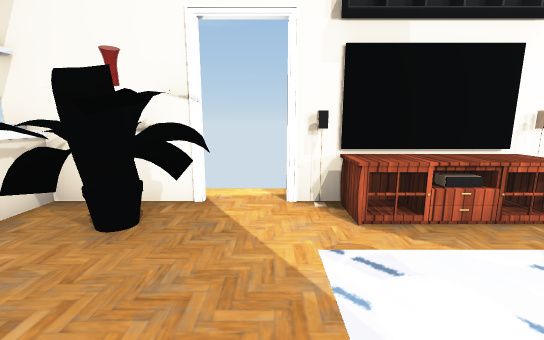
[1] (above)

12 first-person views from a walk through a 3-D level made in the Unity game engine. The camera is 1.3 m above the floor, tilts 10° down and sees 90° across. The floor is counted in squares, 1 m on a side. Each view is taken from the middle of a square. On the plan, view 1 faces up. The plan holds only what a view shows up to about 13 squares ahead; the rest is blank. Door leaves are left out, so doorways stand open. Some surface patterns are stand-ins.

[2]
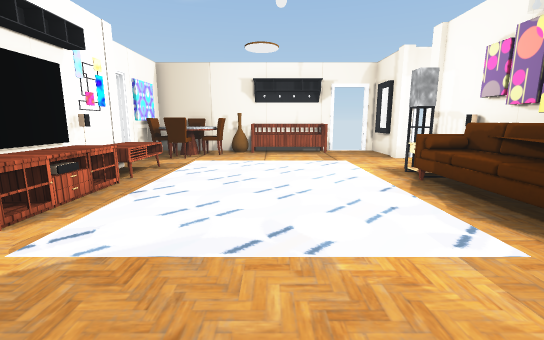

[3]
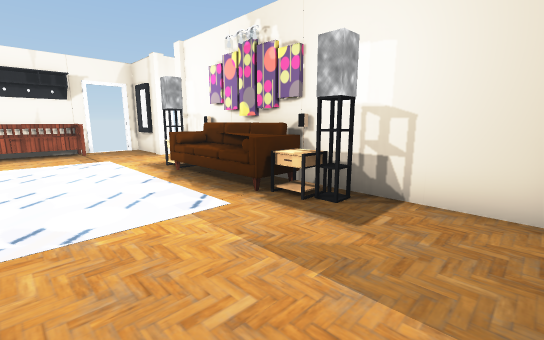

[4]
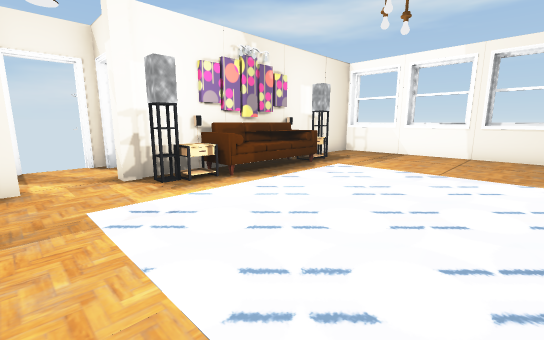

[5]
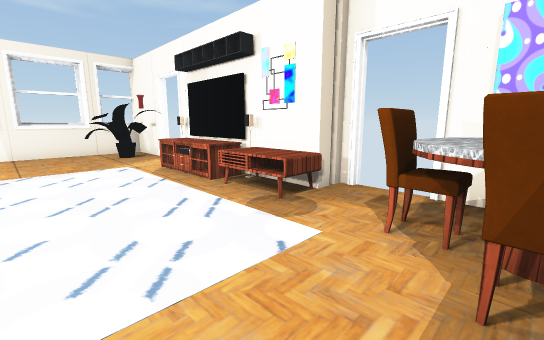

[6]
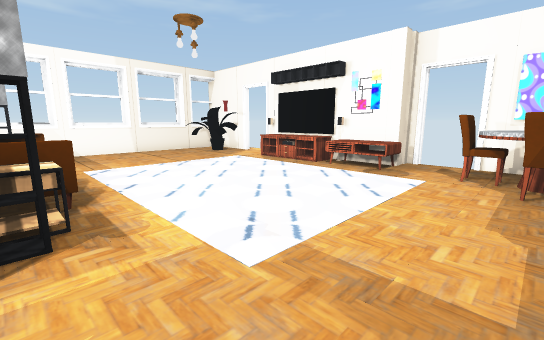

[7]
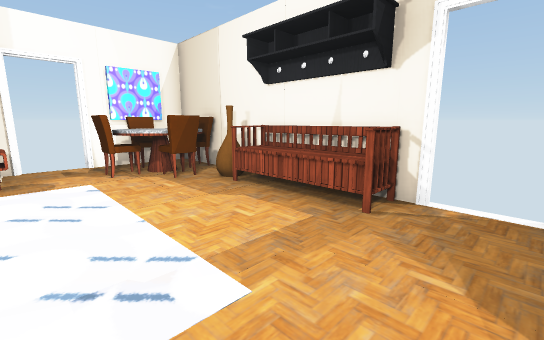

[8]
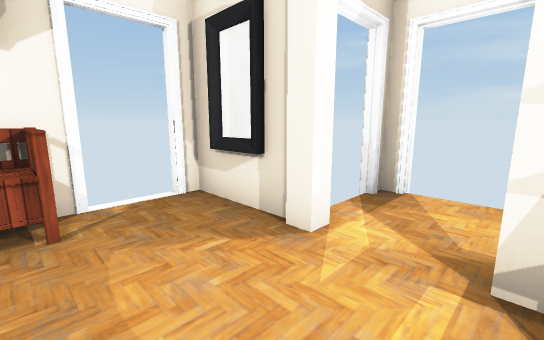

[9]
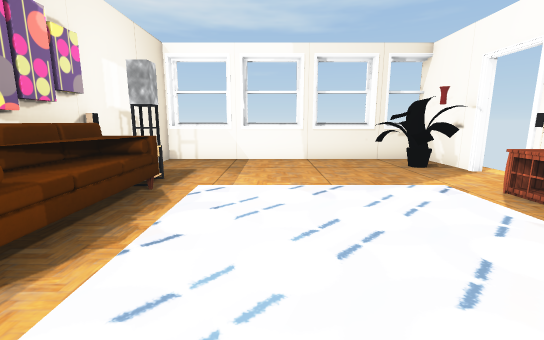

[10]
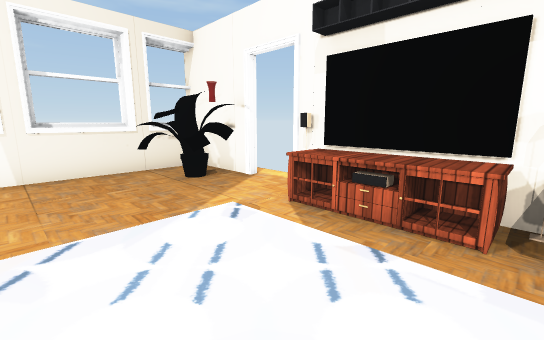

[11]
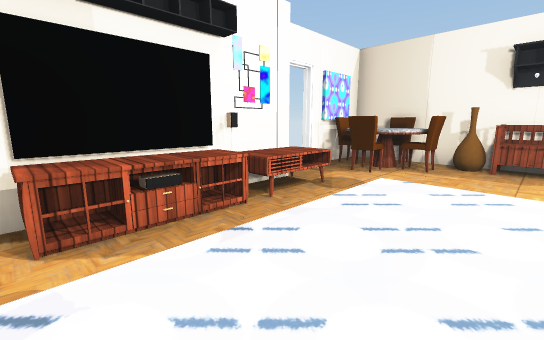

[12]
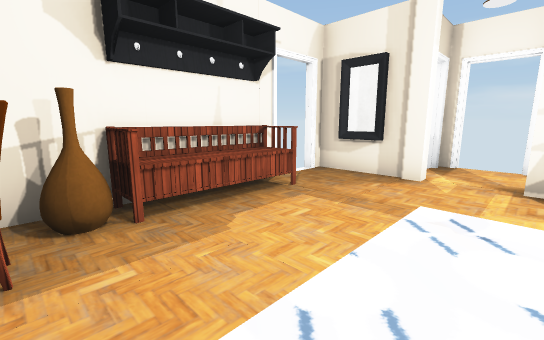

### Floor plan
Points are (right, up) in squares from view 1. A wall is a line through its corners. A room is listed if a view was taken in it or the views show most of it. See-through windows are left out.
Room 1 (views 1, 2, 3, 4, 5, 6, 7, 8, 9, 10, 11, 12)
walls: (4.6, 4.4) (0.3, 4.4); (-0.7, -4.2) (-0.7, -3.8); (8.4, -4.6) (10.6, -4.6) (10.6, -4.2); (8.7, -4.5) (10, -4.5); (-1.1, 4.4) (-4.2, 4.4); (10.6, -2.9) (10.6, 5.1) (7.6, 5.1); (8.1, -6.7) (8.5, -6.7); (-3.9, 0) (-3.9, -2); (-3.9, -2.5) (-3.9, -4.5); (-3.9, 2.5) (-3.9, 0.5); (-3.9, 3.8) (-3.9, 3); (-3.6, 4.5) (-3.6, -4.6) (5.6, -4.6); (-3.9, 4.4) (-3.9, 3.9)
ways out: open door at (-0.5, 4.5); open door at (6, -6); open door at (7, 5); open door at (7.7, -6.7); open door at (11, -3.5)
objects: plant (-3, 2) to (-1, 3); table (0, -4) to (1, -4); sofa (1, -4) to (4, -3); table (1, 3) to (3, 3); table (4, -4) to (5, -4); table (4, 3) to (6, 4); other object (6, -5); other object (6, 4); other object (6, 5); other object (8, -5); chair (8, 3) to (8, 4); chair (9, 2); table (9, 3) to (9, 4); bench (10, -2) to (10, 0); vase (10, 1) to (10, 2); chair (10, 3) to (10, 4)

Positions as (right, up) in squares from view 1, and headings:
1: (0, 0), facing up
2: (-2, 0), facing right
3: (-3, 0), facing down-right
4: (8, 2), facing down-left
5: (9, 0), facing up-left
6: (9, -4), facing up-left
7: (6, -4), facing up-right
8: (6, -2), facing down-right
9: (6, -1), facing left
10: (4, 0), facing up-left
11: (1, 0), facing up-right
12: (6, 2), facing down-right
